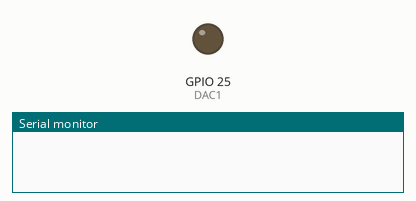
The sketch below on a simulated ESP32. Parts: output pins drawn as LEDs (lit = HIGH), the last lines printed to the serial monitor.

Above: at 0.0 s.
At 9.32 s:
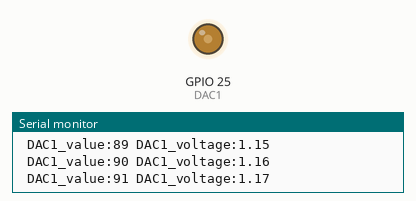
At 19.94 s:
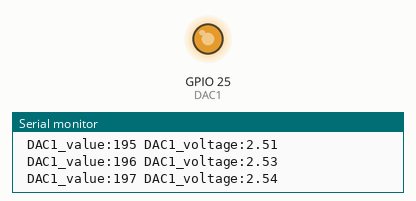
At 39.79 s:
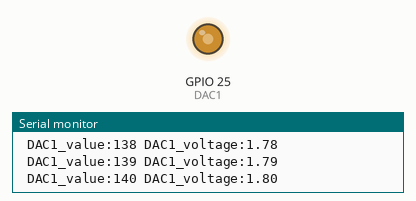
Timing chart, 0 to 40.0 s (numbered marks = the images above):
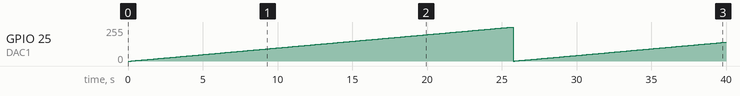

Measured:
- by itself, GPIO 25 (DAC1): 0/255 → 1/255 at 0.21 s, → 2/255 0.10 s later, → 3/255 0.10 s later, → 4/255 0.10 s later, … (398 changes in this stretch)

The sketch:

PWM_exemplo.ino
```cpp
/***********************************************
******
  ESP32 - DAC
  DAC pin output ==> DAC1 (GPIO25)
************************************************
*****/
#include "Arduino.h"
#define DAC1 25
#define DAC_RESOLUTION 8
#define VREF_PLUS 3.3
#define VREF_MINUS 0.0
int DAC1_value = 0;
float DAC1_voltage = 0;
void setup()
{
  Serial.begin(9600);
  delay(100);
  Serial.println("ESP32 DAC pin output ==> DAC1(GPIO25)");
}
void loop()
{
  for (int i = 0; i < 256; i++) {
    DAC1_value = i;
    DAC1_voltage = DAC1_value * (VREF_PLUS-VREF_MINUS) / (pow (2.0,(float)DAC_RESOLUTION)) + VREF_MINUS;
    dacWrite(DAC1, DAC1_value);
    Serial.print(" DAC1_value:");
    Serial.print(DAC1_value);
    Serial.print(" DAC1_voltage:");
    Serial.println(DAC1_voltage);
    delay(100);
  }
}
```

sloeber.ino.cpp
```cpp
#ifdef __IN_ECLIPSE__
//This is a automatic generated file
//Please do not modify this file
//If you touch this file your change will be overwritten during the next build
//This file has been generated on 2021-01-17 19:34:26

#include "Arduino.h"
#include "Arduino.h"

void setup() ;
void loop() ;

#include "PWM_exemplo.ino"


#endif
```
